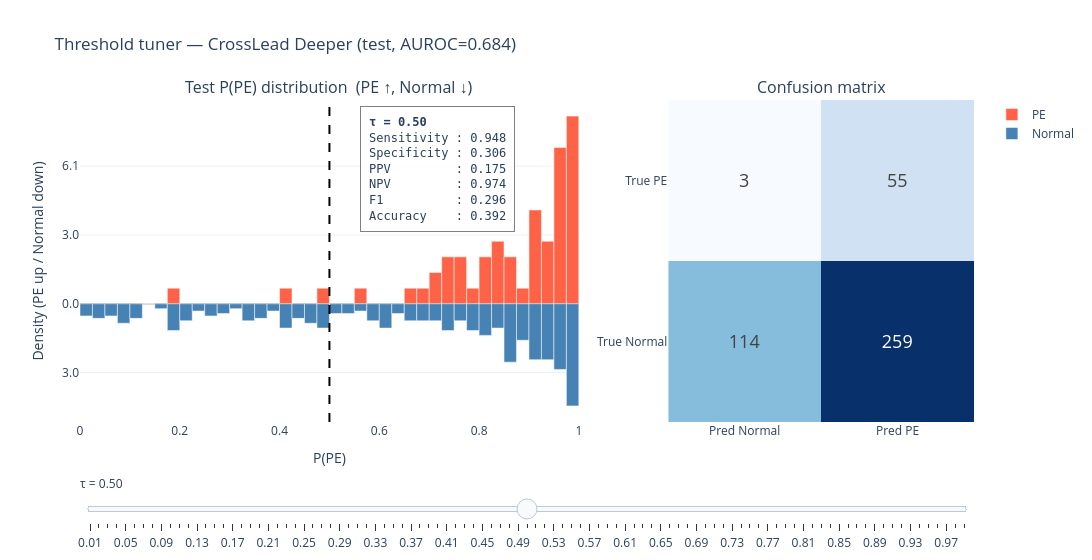

The code cell stored with this chart in its notebook:
### Code cell
thresholds = np.round(np.arange(0.01, 1.00, 0.01), 2)
metric_table = [metrics_at(probs_test, y_test, t) for t in thresholds]

p_norm = probs_test[y_test == 0]
p_pe   = probs_test[y_test == 1]

# Mirror histogram (PE up, Normal down)
nbins = 40
bins = np.linspace(0, 1, nbins + 1)
centers = 0.5 * (bins[:-1] + bins[1:])
bar_w   = bins[1] - bins[0]
h_norm, _ = np.histogram(p_norm, bins=bins, density=True)
h_pe,   _ = np.histogram(p_pe,   bins=bins, density=True)

fig3 = make_subplots(
    rows=1, cols=2,
    column_widths=[0.62, 0.38],
    specs=[[{'type': 'xy'}, {'type': 'heatmap'}]],
    subplot_titles=('Test P(PE) distribution  (PE ↑, Normal ↓)', 'Confusion matrix'),
)

fig3.add_trace(go.Bar(x=centers, y=h_pe, name='PE',
                      marker_color='tomato', width=bar_w), row=1, col=1)
fig3.add_trace(go.Bar(x=centers, y=-h_norm, name='Normal',
                      marker_color='steelblue', width=bar_w), row=1, col=1)

init_tau = 0.50
init_idx = int(np.argmin(np.abs(thresholds - init_tau)))
init_m   = metric_table[init_idx]

cm_z = [[init_m['tn'], init_m['fp']], [init_m['fn'], init_m['tp']]]
fig3.add_trace(go.Heatmap(
    z=cm_z, x=['Pred Normal', 'Pred PE'], y=['True Normal', 'True PE'],
    colorscale='Blues', showscale=False,
    text=cm_z, texttemplate='%{text}', textfont={'size': 18},
), row=1, col=2)

fig3.add_shape(type='line', x0=init_tau, x1=init_tau, y0=0, y1=1,
               yref='paper', xref='x', line=dict(color='black', dash='dash', width=2))

def metric_text(t, m):
    return (f'<b>τ = {t:.2f}</b><br>'
            f'Sensitivity : {m["sens"]:.3f}<br>'
            f'Specificity : {m["spec"]:.3f}<br>'
            f'PPV         : {m["ppv"]:.3f}<br>'
            f'NPV         : {m["npv"]:.3f}<br>'
            f'F1          : {m["f1"]:.3f}<br>'
            f'Accuracy    : {m["acc"]:.3f}')

fig3.add_annotation(
    text=metric_text(init_tau, init_m),
    xref='paper', yref='paper', x=0.40, y=0.98,
    align='left', showarrow=False,
    bgcolor='rgba(255,255,255,0.85)',
    bordercolor='gray', borderwidth=1, borderpad=8,
    font=dict(family='monospace', size=12),
)

steps = []
for i, t in enumerate(thresholds):
    m = metric_table[i]
    cm_new = [[m['tn'], m['fp']], [m['fn'], m['tp']]]
    steps.append(dict(
        method='update',
        label=f'{t:.2f}',
        args=[
            {'z': [None, None, [cm_new]],
             'text': [None, None, [cm_new]]},
            {'shapes': [dict(type='line', x0=float(t), x1=float(t), y0=0, y1=1,
                             yref='paper', xref='x',
                             line=dict(color='black', dash='dash', width=2))],
             'annotations[2].text': metric_text(t, m)},
        ],
    ))

ymax = max(h_pe.max(), h_norm.max()) * 1.1
tickvals = np.linspace(-ymax, ymax, 7)
ticktext = [f'{abs(v):.1f}' for v in tickvals]

fig3.update_layout(
    sliders=[dict(active=init_idx, currentvalue={'prefix': 'τ = '},
                  pad={'t': 50}, steps=steps)],
    barmode='overlay', bargap=0, template='plotly_white',
    width=1200, height=560,
    title=f'Threshold tuner — CrossLead Deeper (test, AUROC={auroc_test:.3f})',
)
fig3.update_xaxes(title_text='P(PE)', row=1, col=1)
fig3.update_yaxes(title_text='Density (PE up / Normal down)',
                  tickvals=tickvals, ticktext=ticktext,
                  zeroline=True, zerolinecolor='black', zerolinewidth=1,
                  row=1, col=1)
fig3.show()
